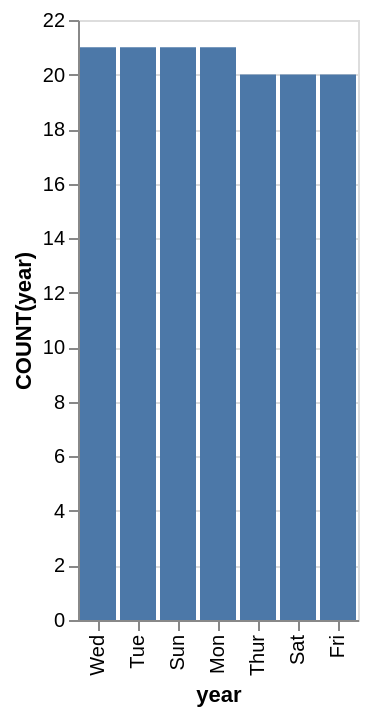

Source (Vega-Lite JSON):
### Vega-Lite specification from a JSON file in a GitHub repository (floating-point values rounded to 4 significant figures)
{"data": {"values": [{"x_data": "Wed", "y_data": 21}, {"x_data": "Tue", "y_data": 21}, {"x_data": "Sun", "y_data": 21}, {"x_data": "Mon", "y_data": 21}, {"x_data": "Thur", "y_data": 20}, {"x_data": "Sat", "y_data": 20}, {"x_data": "Fri", "y_data": 20}]}, "mark": "bar", "encoding": {"x": {"field": "x_data", "type": "nominal", "title": "year", "sort": {"op": "sum", "field": "y_data", "order": "descending"}}, "y": {"field": "y_data", "type": "quantitative", "title": "COUNT(year)"}}}
